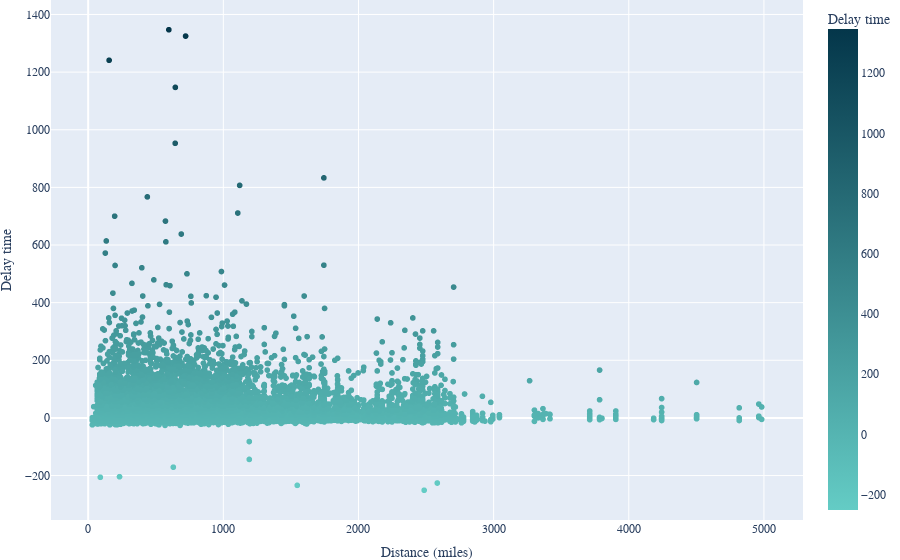

Notebook source saved alongside this figure:
### Markdown cell above
### Scatter plot of delay time vs distance

### Code cell
fig = px.scatter(example, 
                 x='DISTANCE', 
                 y='DEP_DELAY', 
                 labels={'DISTANCE': 'Distance (miles)', 'DEP_DELAY': 'Delay time '}, 
                 color='DEP_DELAY',
                 color_continuous_scale=["#64CCC5", "#04364A"]
)

fig.update_layout(
    font_family="Serif",
    font_size=12,
    margin=dict(l=0, r=0, t=0, b=0),
)

fig.show()
fig.write_image("images/distance_vs_delay.pdf")

### Figure 1 — Plotly figure (JSON) as saved in the notebook; plotly's stock layout.template omitted (floating-point values rounded to 4 significant figures; data arrays with more than 128 entries replaced by an {"elided": "..."} marker saying what was removed)
{"data": [{"hovertemplate": "Distance (miles)=%{x}<br>Delay time =%{marker.color}<extra></extra>", "legendgroup": "", "marker": {"color": {"elided": "47918 int values"}, "coloraxis": "coloraxis", "symbol": "circle"}, "mode": "markers", "name": "", "showlegend": false, "type": "scattergl", "x": {"elided": "47918 int values"}, "xaxis": "x", "y": {"elided": "47918 int values"}, "yaxis": "y"}], "layout": {"coloraxis": {"colorbar": {"title": {"text": "Delay time "}}, "colorscale": [[0, "#64CCC5"], [1, "#04364A"]]}, "font": {"family": "Serif", "size": 12}, "legend": {"tracegroupgap": 0}, "margin": {"b": 0, "l": 0, "r": 0, "t": 0}, "xaxis": {"anchor": "y", "domain": [0, 1], "title": {"text": "Distance (miles)"}}, "yaxis": {"anchor": "x", "domain": [0, 1], "title": {"text": "Delay time "}}}}
